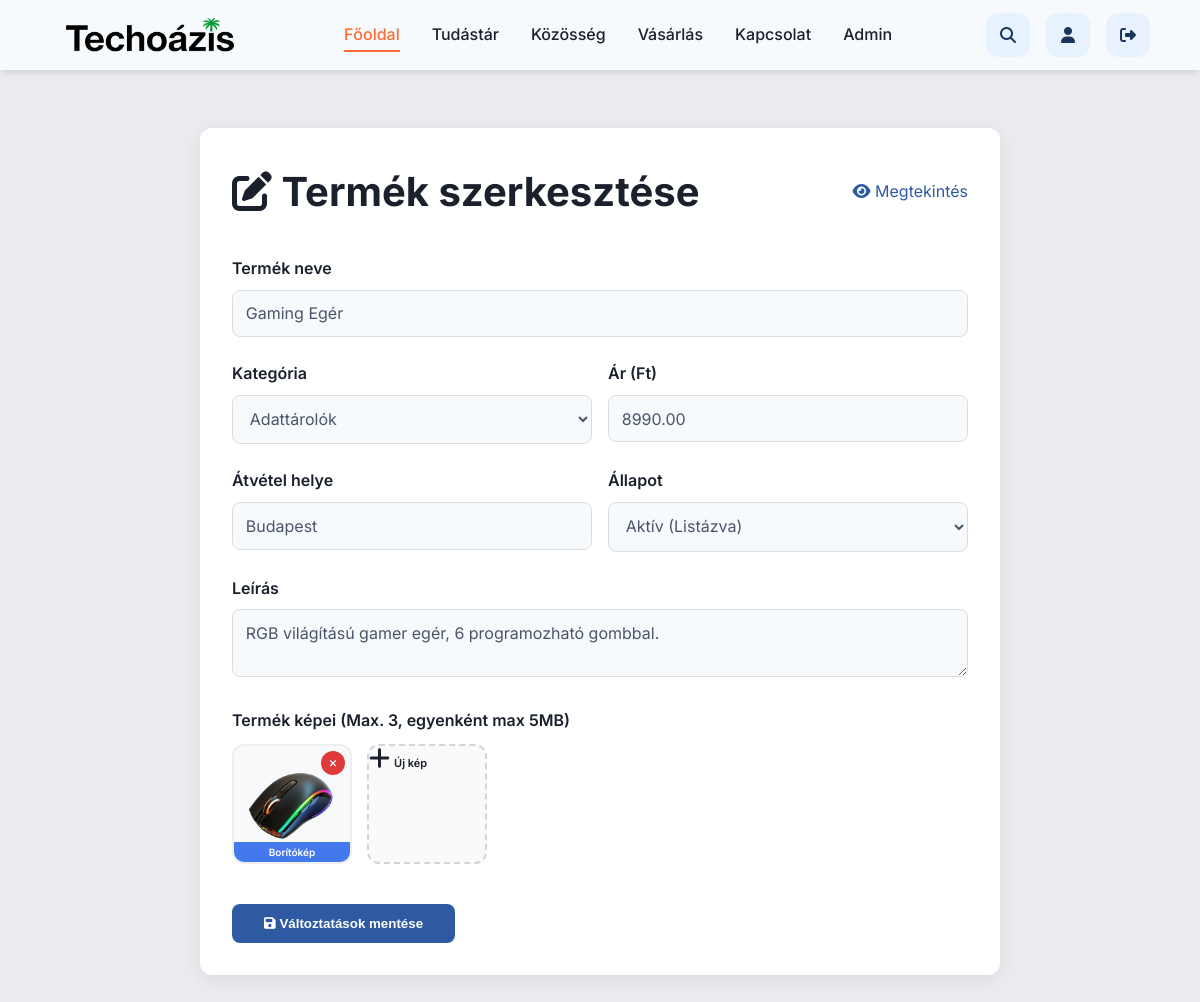
Page /pages/edit_product.php?id=1 (signed in) on the committed database.
### tables this page shows
CREATE TABLE products (
  product_id int(11) NOT NULL AUTO_INCREMENT PRIMARY KEY,
  seller_user_id int(11) NOT NULL,
  product_name varchar(255) NOT NULL,
  category varchar(255) NOT NULL,
  product_description text NOT NULL,
  price decimal(10,2) DEFAULT NULL,
  product_status enum('active','sold','hidden') NOT NULL DEFAULT 'active',
  main_image_url varchar(255) DEFAULT NULL,
  pickup_location varchar(100) DEFAULT NULL,
  created_at datetime NOT NULL DEFAULT CURRENT_TIMESTAMP,
  updated_at datetime DEFAULT NULL
);

CREATE TABLE product_images (
  image_id int(11) NOT NULL AUTO_INCREMENT PRIMARY KEY,
  product_id int(11) NOT NULL,
  image_path varchar(255) NOT NULL,
  is_primary tinyint(1) NOT NULL DEFAULT 0,
  sort_order tinyint(4) NOT NULL DEFAULT 1
);

### actions/edit_product_logic.php (called while the page is built, shortened)
<?php
require_once ROOT_PATH . '/app/db.php';
$product_id = $_GET['id'] ?? 0;
$user_id = $_SESSION['user_id'];
$sql = "SELECT * FROM products WHERE product_id = ? AND seller_user_id = ?";
$stmt = $conn->prepare($sql);
$stmt->bind_param('ii', $product_id, $user_id);
$stmt->execute();
$result = $stmt->get_result();
$product = $result->fetch_assoc();
$count_query = "SELECT COUNT(*) as total FROM product_images WHERE product_id = ?";
$c_stmt = $conn->prepare($count_query);
$c_stmt->bind_param('i', $product_id);
$c_stmt->execute();
$current_image_count = $c_stmt->get_result()->fetch_assoc()['total'];

### pages/edit_product.php (the view, shortened to what this page needs)
<?php
require_once __DIR__ . '/../core/config.php';
require_once ROOT_PATH . '/actions/edit_product_logic.php';
?>
<!DOCTYPE html>
<html lang="hu">
<head>
    <link rel="stylesheet" href="<?= BASE_URL ?>/assets/css/index.css">
    <link rel="stylesheet" href="<?= BASE_URL ?>/assets/css/button_system.css">
    <link rel="stylesheet" href="<?= BASE_URL ?>/assets/css/modern_navbar.css">
    <link rel="stylesheet" href="<?= BASE_URL ?>/assets/css/utility_classes.css">
    <link rel="stylesheet" href="<?= BASE_URL ?>/assets/css/reset&base_styles.css">
    <link rel="stylesheet" href="<?= BASE_URL ?>/assets/css/container&grid_system.css">
    <link rel="stylesheet" href="https://cdnjs.cloudflare.com/ajax/libs/font-awesome/6.7.2/css/all.min.css" />
</head>
<body>
    <?php include ROOT_PATH . '/views/navbar.php'; ?>
    <div class="container section-padding">
        <div class="edit-container">
            <div style="display: flex; justify-content: space-between; align-items: center; margin-bottom: 2rem;">
                <h2><i class="fas fa-edit"></i> Termék szerkesztése</h2>
                <a href="<?= BASE_URL ?>/pages/product_detail.php?id=<?php echo $product_id; ?>" class="btn-back">
                    <i class="fas fa-eye"></i> Megtekintés
                </a>
            </div>
            <form action="" method="POST" enctype="multipart/form-data" id="editProductForm">
                <div class="form-group">
                    <label for="product_name">Termék neve</label>
                    <input type="text" id="product_name" name="product_name" class="form-control"
                           value="<?php echo htmlspecialchars($product['product_name']); ?>" required>
                </div>
                <div class="grid-2" style="display: grid; grid-template-columns: 1fr 1fr; gap: 1rem;">
                    <div class="form-group">
                        <label for="category">Kategória</label>
                        <select id="category" name="category" class="form-control">
                            <option value="Adattárolók" <?php echo ($product['category'] ?? '') == 'Adattárolók' ? 'selected' : ''; ?>>Adattárolók</option>
                        </select>
                    </div>
                    <div class="form-group">
                        <label for="price">Ár (Ft)</label>
                        <input type="number" id="price" name="price" class="form-control"
                               value="<?php echo htmlspecialchars($product['price']); ?>">
                    </div>
                </div>
                <div class="grid-2" style="display: grid; grid-template-columns: 1fr 1fr; gap: 1rem;">
                    <div class="form-group">
                        <label for="pickup_location">Átvétel helye</label>
                        <input type="text" id="pickup_location" name="pickup_location" class="form-control"
                               value="<?php echo htmlspecialchars($product['pickup_location']); ?>" placeholder="Város, kerület...">
                    </div>
                    <div class="form-group">
                        <label for="product_status">Állapot</label>
                        <select id="product_status" name="product_status" class="form-control">
                            <option value="active" <?php echo $product['product_status'] == 'active' ? 'selected' : ''; ?>>Aktív (Listázva)</option>
                        </select>
                    </div>
                </div>
                <div class="form-group">
                    <label for="product_description">Leírás</label>
                    <textarea id="product_description" name="product_description" class="form-control"><?php echo htmlspecialchars($product['product_description']); ?></textarea>
                </div>
                <div class="form-group">
                    <label>Termék képei (Max. 3, egyenként max 5MB)</label>
                    <div class="image-management-grid">
                        <div id="existingImages" style="display: contents;">
                            <?php
                            $img_query = "SELECT * FROM product_images WHERE product_id = ? ORDER BY sort_order ASC";
                            $i_stmt = $conn->prepare($img_query);
                            $i_stmt->bind_param('i', $product_id);
                            $i_stmt->execute();
                            $imgs = $i_stmt->get_result();
                            while ($img = $imgs->fetch_assoc()):
                            ?>
                                <div class="image-card" id="img-container-<?= $img['image_id'] ?>">
                                    <img src="<?= BASE_URL . '/' . $img['image_path'] ?>" class="managed-image">
                                    <button type="button" class="btn-remove-overlay" onclick="removeExistingImage(<?= $img['image_id'] ?>)">
                                        <i class="fas fa-times"></i>
                                    </button>
                                    <span class="badge-status <?= $img['is_primary'] ? 'badge-primary' : '' ?>">
                                    </span>
                                </div>
                            <?php endwhile; ?>
                        </div>
                        <label for="postImages" id="uploadCard" class="upload-card-label <?= ($current_image_count >= 3) ? 'hidden-upload' : '' ?>">
                            <i class="fas fa-plus"></i>
                            <span>Új kép</span>
                        </label>
                    </div>
                </div>
                <div style="margin-top: 2rem;">
                    <button type="submit" class="btn-submit-style">
                        <i class="fas fa-save"></i> Változtatások mentése
                    </button>
                </div>
            </form>
        </div>
    </div>
</body>
</html>

### assets/css/index.css (style rules this page uses)
:root { --primary-900: #0a192f; --primary-700: #1a365d; --primary-500: #2d5aa0; --primary-300: #64a1f4; --primary-100: #e8f2ff; --accent-600: #ff6b35; --accent-400: #ff9e6d; --accent-200: #ffd8c2; --neutral-900: #1a202c; --neutral-700: #4a5568; --neutral-500: #a0aec0; --neutral-300: #e2e8f0; --neutral-100: #f7fafc; --success: #10b981; --warning: #f59e0b; --danger: #ef4444; --info: #3b82f6; --admin-primary: #0a192f; --admin-secondary: #1a365d; --text-color: var(--neutral-900); --text-light: var(--neutral-700); --text-light-o: #cbd5e1; --link-preview-bg: var(--primary-100); --item-name-text: var(--primary-700); --background: #ebecf0; --surface: white; --border-color: var(--neutral-100); --background-image: url('../../images/desert_evening.webp') left/cover no-repeat; --logo-brand: url('../../images/techoazis_logo_chopped.webp'); --shadow-sm: 0 2px 4px rgba(0, 0, 0, 0.05); --shadow-md: 0 4px 6px -1px rgba(0, 0, 0, 0.1); --shadow-lg: 0 10px 15px -3px rgba(0, 0, 0, 0.1); --shadow-xl: 0 20px 25px -5px rgba(0, 0, 0, 0.15); --transition-fast: 150ms ease; --transition-normal: 300ms ease; --transition-slow: 500ms ease; --navbar-height: 70px; --border-radius-sm: 8px; --border-radius-md: 12px; --border-radius-lg: 20px; --border-radius-xl: 30px; --dark-bg-alt: #e8f2ff; --dark-bg: #0f172a; --dark-surface: #1e293b; --dark-surface-alt: var(--neutral-100); --dark-text: #f1f5f9; }

### assets/css/utility_classes.css (style rules this page uses)
.section-padding { padding-top: 6rem; padding-bottom: 6rem; }
@media (min-width: 768px) { .section-padding { padding-top: 6rem; padding-bottom: 6rem; } }

### pages/edit_product.php (style rules this page uses)
.edit-container { max-width: 800px; margin: 2rem auto; padding: 2rem; background: var(--surface); border-radius: 12px; box-shadow: 0 4px 20px rgba(0,0,0,0.08); }
.form-group { margin-bottom: 1.5rem; }
.form-group label { display: block; margin-bottom: 0.5rem; font-weight: 600; color: var(--text-dark); }
.form-control { width: 100%; padding: 0.8rem; border: 1px solid #ddd; background-color: var(--dark-surface-alt); color: var(--text-light); border-radius: 8px; font-family: 'Inter', sans-serif; font-size: 1rem; }
.btn-submit-style { background: var(--primary-500, #2563eb); color: white; padding: 12px 32px; border-radius: 8px; border: none; cursor: pointer; font-weight: 600; transition: all 0.3s ease; }
.image-management-grid { display: grid; grid-template-columns: repeat(auto-fill, 120px); gap: 15px; margin-top: 10px; }
.image-card { position: relative; width: 120px; height: 120px; border-radius: 12px; overflow: hidden; border: 2px solid #eee; background: #f8f9fa; transition: transform 0.2s, box-shadow 0.2s; }
.managed-image { width: 100%; height: 100%; object-fit: scale-down; }
.btn-remove-overlay { position: absolute; top: 5px; right: 5px; width: 24px; height: 24px; border-radius: 50%; background: rgba(220, 38, 38, 0.9); color: white; border: none; cursor: pointer; display: flex; align-items: center; justify-content: center; font-size: 10px; z-index: 10; transition: transform 0.2s; }
.badge-status { position: absolute; bottom: 0; left: 0; right: 0; color: white; font-size: 10px; text-align: center; padding: 2px 0; font-weight: 600; }
.badge-primary { background: rgba(37, 99, 235, 0.85); }
.upload-card-label { display: flex; flex-direction: column; align-items: center; justify-content: center; width: 120px; height: 120px; border: 2px dashed #d1d5db; border-radius: 12px; cursor: pointer; color: #6b7280; transition: all 0.2s; background: #fafafa; }
.upload-card-label i { font-size: 1.5rem; margin-bottom: 5px; }
.upload-card-label span { font-size: 11px; font-weight: 600; text-align: center; }

### rows in the picture
products: product_name "Gaming Egér", price "8990.00", pickup_location "Budapest", product_status "Aktív (Listázva)", product_description "RGB világítású gamer egér, 6 programozható gombbal."
product_images: image_path (picture)
